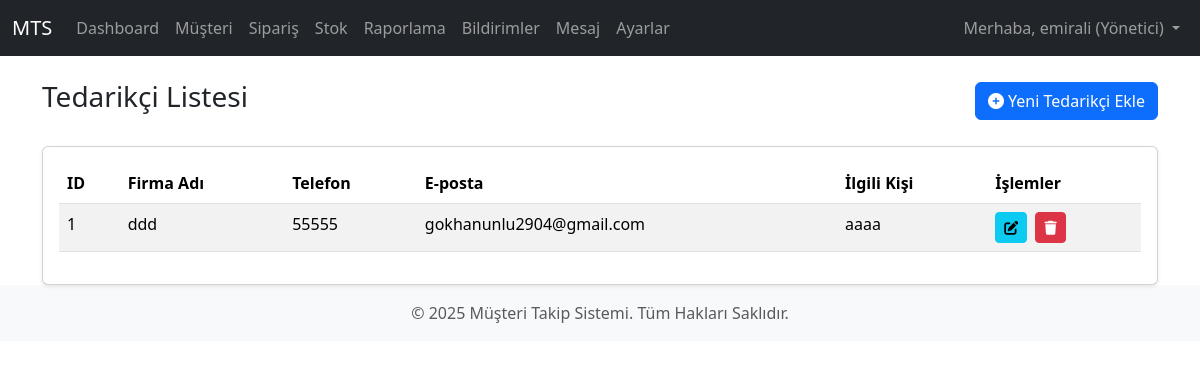
/stock/suppliers/ (signed in), run on the app's committed database.
### core/models.py (models this page shows, shortened)
class User(AbstractUser):
    USER_TYPE_CHOICES = (
        ("admin", "Yönetici"),
        ("personnel", "Personel"),
        ("customer", "Müşteri"),
    )
    user_type = models.CharField(
        max_length=20,
        choices=USER_TYPE_CHOICES,
        default="customer",
        verbose_name="Kullanıcı Tipi"
    )
    phone_number = models.CharField(
        max_length=15,
        blank=True,
        null=True,
        verbose_name="Telefon Numarası"
    )
    company_name = models.CharField(
        max_length=100,
        blank=True,
        null=True,
        verbose_name="Firma Adı"
    )
    address = models.TextField(
        blank=True,
        null=True,
        verbose_name="Adres"
    )
    customer_segment = models.CharField(
        max_length=20,
        choices=[('individual', 'Bireysel'), ('corporate', 'Kurumsal')],
        blank=True,
        null=True,
        verbose_name="Müşteri Segmenti"
    )
    date_of_birth = models.DateField(
        blank=True,
        null=True,
        verbose_name="Doğum Tarihi"
    )
    notes = models.TextField(
        blank=True,
        null=True,
        verbose_name="Notlar"
    )
    tax_id_number = models.CharField(
        max_length=20,
        blank=True,
        null=True,
        verbose_name="Vergi/Kimlik Numarası"
    )
    payment_preference = models.CharField(
        max_length=50,
        blank=True,
        null=True,
        verbose_name="Ödeme Tercihi"
    )
    debt_status = models.DecimalField(
        max_digits=10,
        decimal_places=2,
        default=0.00,
        verbose_name="Borç Durumu"
    )
    def is_admin(self):
        return self.user_type == "admin"
    def is_personnel(self):
        return self.user_type == "personnel"
    def is_customer(self):
        return self.user_type == "customer"
    def get_user_type_display(self):
        return dict(self.USER_TYPE_CHOICES).get(self.user_type)

### stock/models.py (models this page shows, shortened)
class Supplier(models.Model):
    name = models.CharField(max_length=200, unique=True, verbose_name="Firma Adı")
    address = models.TextField(blank=True, null=True, verbose_name="Adres")
    phone_number = models.CharField(max_length=15, blank=True, null=True, verbose_name="Telefon Numarası")
    email = models.EmailField(blank=True, null=True, verbose_name="E-posta Adresi")
    contact_person = models.CharField(max_length=100, blank=True, null=True, verbose_name="İlgili Kişi")
    notes = models.TextField(blank=True, null=True, verbose_name="Notlar")
    class Meta:
        verbose_name = "Tedarikçi"
        verbose_name_plural = "Tedarikçiler"
        ordering = ['name']

### stock/views.py (the view)
# urls.py: path('suppliers/', views.SupplierListView.as_view(), name='supplier_list'),
class SupplierListView(PersonnelRequiredMixin, ListView):
    model = Supplier
    template_name = 'stock/supplier_list.html'
    context_object_name = 'suppliers'
    paginate_by = 15

### core/views.py (called while the page is built)
    def test_func(self):
        return self.request.user.is_authenticated and (self.request.user.is_personnel() or self.request.user.is_admin())

### templates/stock/supplier_list.html (shortened to what this page needs)
{% extends 'base.html' %}
{% load static %}
{% block content %}
<div class="d-flex justify-content-between align-items-center mb-4">
    <h1 class="h3">Tedarikçi Listesi</h1>
    <a href="{% url 'stock:supplier_create' %}" class="btn btn-primary"><i class="fas fa-plus-circle"></i> Yeni Tedarikçi Ekle</a>
</div>
<div class="card shadow-sm">
    <div class="card-body">
        {% if suppliers %}
        <div class="table-responsive">
            <table class="table table-hover table-striped">
                <thead>
                    <tr>
                        <th scope="col">ID</th>
                        <th scope="col">Firma Adı</th>
                        <th scope="col">Telefon</th>
                        <th scope="col">E-posta</th>
                        <th scope="col">İlgili Kişi</th>
                        <th scope="col">İşlemler</th>
                    </tr>
                </thead>
                <tbody>
                    {% for supplier in suppliers %}
                    <tr>
                        <td>{{ supplier.pk }}</td>
                        <td>{{ supplier.name }}</td>
                        <td>{{ supplier.phone_number|default:"-" }}</td>
                        <td>{{ supplier.email|default:"-" }}</td>
                        <td>{{ supplier.contact_person|default:"-" }}</td>
                        <td>
                            <a href="{% url 'stock:supplier_update' pk=supplier.pk %}" class="btn btn-sm btn-info me-1" title="Düzenle"><i class="fas fa-edit"></i></a>
                            <a href="{% url 'stock:supplier_delete' pk=supplier.pk %}" class="btn btn-sm btn-danger" title="Sil"><i class="fas fa-trash"></i></a>
                        </td>
                    </tr>
                    {% endfor %}
                </tbody>
            </table>
        </div>
        {% else %}
        <div class="alert alert-info text-center" role="alert">
            Henüz kayıtlı tedarikçi bulunmamaktadır.
        </div>
        {% endif %}
    </div>
</div>
{% endblock %}

### templates/base.html (shortened to what this page needs)
{% load static %}
<!DOCTYPE html>
<html lang="tr">
<head>
    <link href="https://cdn.jsdelivr.net/npm/bootstrap@5.3.3/dist/css/bootstrap.min.css" rel="stylesheet">
    <link rel="stylesheet" href="https://cdnjs.cloudflare.com/ajax/libs/font-awesome/6.0.0-beta3/css/all.min.css">
</head>
<body>
    <nav class="navbar navbar-expand-lg navbar-dark bg-dark">
        <div class="container-fluid">
            <a class="navbar-brand" href="{% url 'home' %}">MTS</a>
            <div class="collapse navbar-collapse" id="navbarNav">
                <ul class="navbar-nav me-auto mb-2 mb-lg-0">
                    {% if user.is_authenticated %}
                        {% if user.is_admin %}
                            <li class="nav-item">
                                <a class="nav-link" href="{% url 'dashboard:admin_dashboard' %}">Dashboard</a>
                            </li>
                        {% endif %}
                        {% if user.is_personnel or user.is_admin %}
                            <li class="nav-item">
                                <a class="nav-link" href="{% url 'customers:customer_list' %}">Müşteri</a>
                            </li>
                            <li class="nav-item">
                                <a class="nav-link" href="{% url 'orders:order_list' %}">Sipariş</a>
                            </li>
                            <li class="nav-item">
                                <a class="nav-link" href="{% url 'stock:product_list' %}">Stok</a>
                            </li>
                            <li class="nav-item">
                                <a class="nav-link" href="{% url 'reports:report_list' %}">Raporlama</a>
                            </li>
                        {% endif %}
                        <li class="nav-item">
                            <a class="nav-link" href="{% url 'notifications:user_notifications' %}">Bildirimler</a>
                        </li>
                        <li class="nav-item">
                            <a class="nav-link" href="{% url 'messages_app:message_list' %}">Mesaj</a>
                        </li>
                        <li class="nav-item">
                            <a class="nav-link" href="{% url 'settings_app:theme_settings' %}">Ayarlar</a>
                        </li>
                    {% endif %}
                </ul>
                <ul class="navbar-nav">
                    {% if user.is_authenticated %}
                        <li class="nav-item dropdown">
                            <a class="nav-link dropdown-toggle" href="#" id="navbarDropdown" role="button" data-bs-toggle="dropdown" aria-expanded="false">
                                Merhaba, {{ user.get_full_name|default:user.username }} ({{ user.get_user_type_display }})
                            </a>
                        </li>
                    {% endif %}
                </ul>
            </div>
        </div>
    </nav>
    <main class="container mt-4">
        {% block content %}{% endblock %}
    </main>
    <footer class="footer mt-auto py-3 bg-light">
        <div class="container text-center">
            <span class="text-muted">© 2025 Müşteri Takip Sistemi. Tüm Hakları Saklıdır.</span>
        </div>
    </footer>
</body>
</html>

### data on the page
User: get_full_name "emirali", user_type "Yönetici"
Supplier: pk "1", name "ddd", phone_number "55555", email "gokhanunlu2904@gmail.com", contact_person "aaaa"
